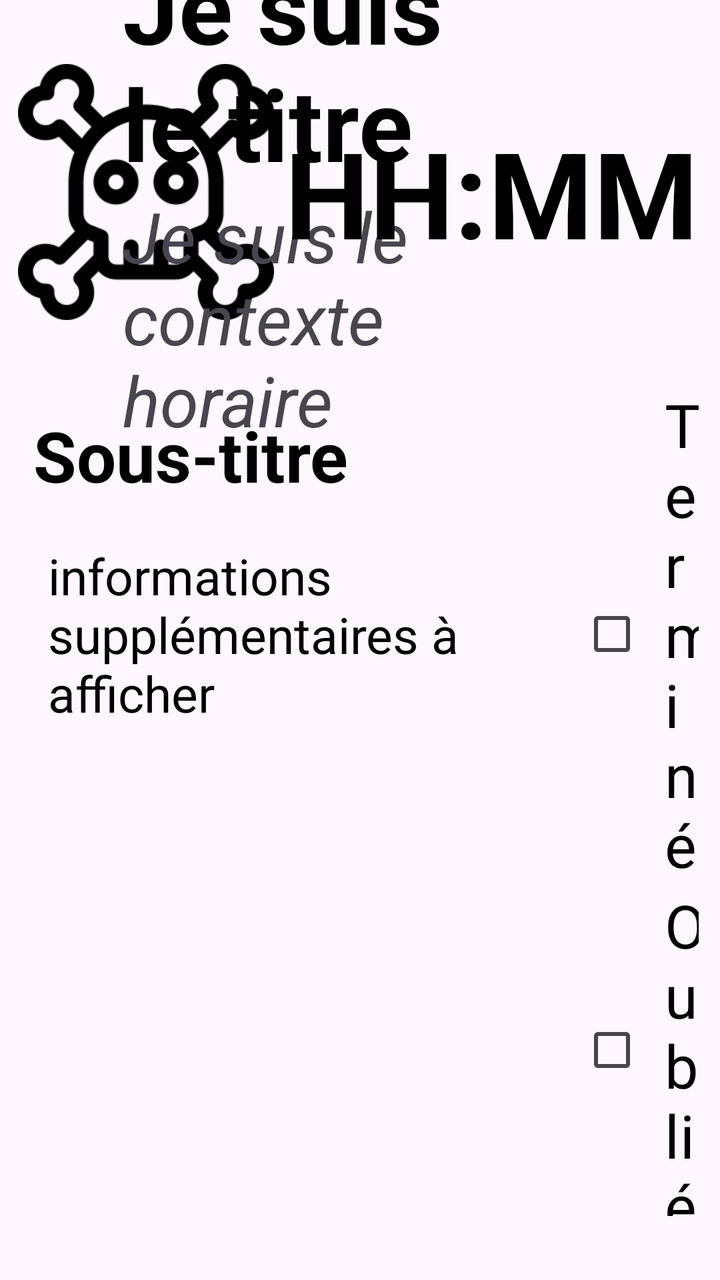
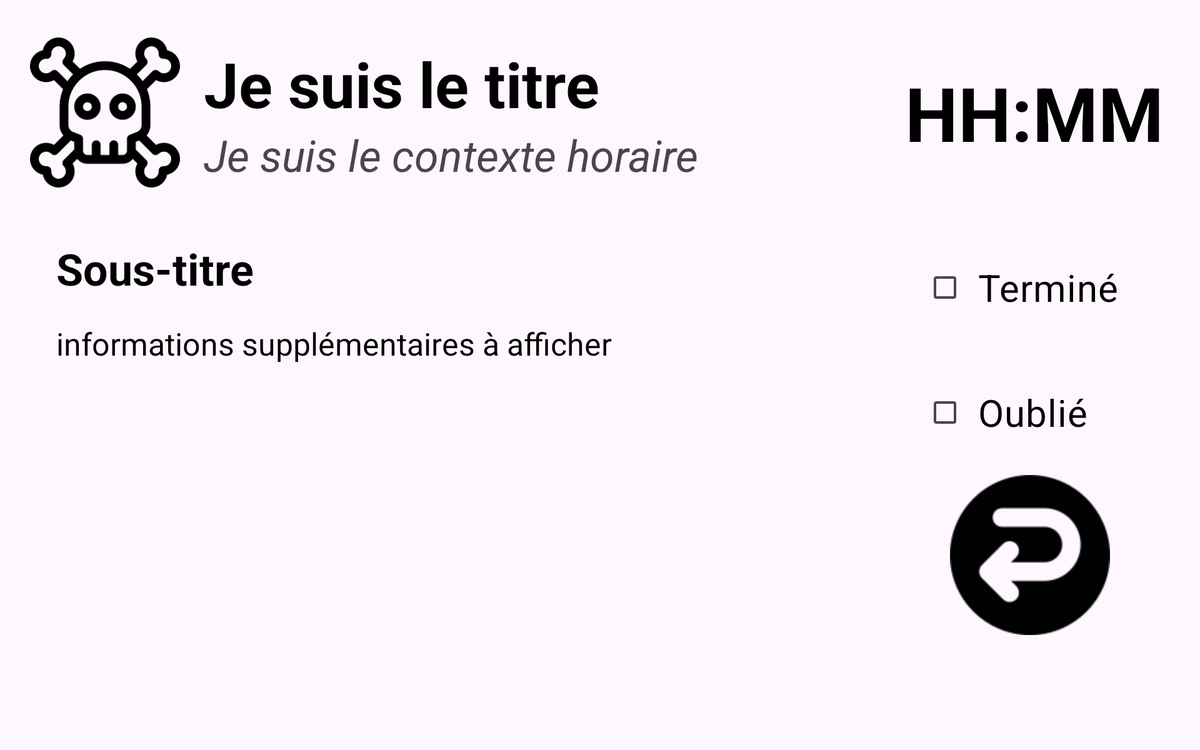

The same Android screen from two of the app's own layout files: first res/layout/ as a phone draws it, then the repository's variant for another configuration, drawn on a device whose configuration selects that folder. Both files follow.
<!-- AndroidManifest.xml: application theme Theme.TestPenseBeteAPI22 -->
<!-- res/layout/event_info_fragment.xml -->
<?xml version="1.0" encoding="utf-8"?>
<androidx.constraintlayout.widget.ConstraintLayout xmlns:android="http://schemas.android.com/apk/res/android"
    xmlns:app="http://schemas.android.com/apk/res-auto"
    xmlns:tools="http://schemas.android.com/tools"
    android:id="@+id/event_info_parent_layout"
    android:layout_width="match_parent"
    android:layout_height="match_parent"
    android:background="@drawable/event_shape"
    android:backgroundTint="@color/white"
    tools:context=".EventFragment">

    <ImageView
        android:id="@+id/event_info_icon"
        android:layout_width="0dp"
        android:layout_height="0dp"
        android:scaleType="fitCenter"
        android:src="@drawable/icone_1"
        app:layout_constraintDimensionRatio="1"
        app:layout_constraintBottom_toBottomOf="@id/bottom_title_guideline"
        app:layout_constraintTop_toTopOf="@id/top_title_guideline"
        app:layout_constraintStart_toStartOf="@id/start_info_guideline">
    </ImageView>

    <LinearLayout
        android:id="@+id/event_info_title_layout"
        android:layout_width="0dp"
        android:layout_height="wrap_content"
        android:layout_marginEnd="15dp"
        android:orientation="vertical"
        app:layout_constraintStart_toStartOf="@id/start_title_guideline"
        app:layout_constraintTop_toTopOf="@id/top_title_guideline"
        app:layout_constraintBottom_toBottomOf="@id/bottom_title_guideline"
        app:layout_constraintEnd_toEndOf="@id/end_info_guideline">
        <TextView
            android:id="@+id/event_info_title"
            android:layout_width="wrap_content"
            android:layout_height="wrap_content"
            android:text="Je suis le titre"
            android:textSize="50dp"
            android:textStyle="bold"
            android:textColor="@color/black">
        </TextView>
        <TextView
            android:id="@+id/event_info_hour_context"
            android:layout_width="wrap_content"
            android:layout_height="wrap_content"
            android:text="Je suis le contexte horaire"
            android:textSize="35dp"
            android:textStyle="italic">
        </TextView>
    </LinearLayout>

    <TextView
        android:id="@+id/event_info_hour"
        android:layout_width="wrap_content"
        android:layout_height="wrap_content"
        android:text="HH:MM"
        android:textSize="60dp"
        android:textStyle="bold"
        android:textColor="@color/black"

        app:layout_constraintEnd_toEndOf="@id/end_hour_guideline"
        app:layout_constraintTop_toTopOf="@id/top_title_guideline"
        app:layout_constraintBottom_toBottomOf="@id/bottom_title_guideline">
    </TextView>

    <androidx.constraintlayout.widget.ConstraintLayout
        android:id="@+id/event_info_info_layout"
        android:layout_width="0dp"
        android:layout_height="0dp"
        android:background="@drawable/event_shape"
        android:backgroundTint="@color/appointment_color_head"

        app:layout_constraintBottom_toBottomOf="@id/bottom_info_guideline"
        app:layout_constraintEnd_toEndOf="@id/end_info_guideline"
        app:layout_constraintStart_toStartOf="@id/start_info_guideline"
        app:layout_constraintTop_toTopOf="@id/top_info_guideline">

        <HorizontalScrollView
            android:id="@+id/subtitle_scrollview"
            android:layout_width="0dp"
            android:layout_height="wrap_content"
            android:orientation="horizontal"

            app:layout_constraintStart_toStartOf="@id/event_info_layout_start_guideline"
            app:layout_constraintTop_toTopOf="@id/event_info_layout_top_subtitle_guideline"
            app:layout_constraintEnd_toEndOf="@id/event_info_layout_end_guideline"
            app:layout_constraintHorizontal_bias="0">
            <TextView
                android:id="@+id/event_info_subtitle"
                android:layout_width="match_parent"
                android:layout_height="match_parent"
                android:text="Sous-titre"
                android:textColor="@color/black"
                android:textSize="35dp"
                android:textStyle="bold"

                ></TextView>
        </HorizontalScrollView>

        <ScrollView
            android:id="@+id/information_scrollview"
            android:layout_width="match_parent"
            android:layout_height="0dp"
            android:orientation="vertical"

            app:layout_constraintEnd_toEndOf="@id/event_info_layout_end_guideline"
            app:layout_constraintHorizontal_bias="0"
            app:layout_constraintStart_toStartOf="@id/event_info_layout_start_guideline"
            app:layout_constraintTop_toBottomOf="@id/subtitle_scrollview"
            app:layout_constraintBottom_toBottomOf="parent">

            <TextView
                android:id="@+id/event_info_informations"
                android:layout_width="match_parent"
                android:layout_height="match_parent"
                android:text="informations supplémentaires à afficher"
                android:textColor="@color/black"
                android:textSize="25dp"
                android:paddingStart="15dp"
                android:paddingEnd="15dp"
                android:paddingBottom="50dp"

                android:layout_marginTop="20dp"></TextView>
        </ScrollView>

        <androidx.constraintlayout.widget.Guideline
            android:id="@+id/event_info_layout_top_subtitle_guideline"
            android:layout_width="wrap_content"
            android:layout_height="wrap_content"
            android:orientation="horizontal"
            app:layout_constraintGuide_percent="0.03" />

        <androidx.constraintlayout.widget.Guideline
            android:id="@+id/event_info_layout_start_guideline"
            android:layout_width="wrap_content"
            android:layout_height="wrap_content"
            android:orientation="vertical"
            app:layout_constraintGuide_percent="0.03" />

        <androidx.constraintlayout.widget.Guideline
            android:id="@+id/event_info_layout_end_guideline"
            android:layout_width="wrap_content"
            android:layout_height="wrap_content"
            android:orientation="vertical"
            app:layout_constraintGuide_percent="0.97" />

    </androidx.constraintlayout.widget.ConstraintLayout>

    <LinearLayout
        android:layout_width="0dp"
        android:layout_height="0dp"
        android:orientation="vertical"
        android:paddingStart="20dp"

        app:layout_constraintEnd_toEndOf="@id/end_hour_guideline"
        app:layout_constraintTop_toTopOf="@id/top_info_guideline"
        app:layout_constraintStart_toStartOf="@id/end_info_guideline"
        app:layout_constraintBottom_toBottomOf="@id/bottom_info_guideline">

        <CheckBox
            android:id="@+id/event_confirmation_checkbox"
            android:layout_width="wrap_content"
            android:layout_height="wrap_content"
            android:text="@string/confirmation"
            android:textSize="30dp"
            android:textColor="@color/black"
            android:paddingStart="10dp">
        </CheckBox>

        <CheckBox
            android:id="@+id/forgotten_event_checkbox"
            android:layout_width="wrap_content"
            android:layout_height="wrap_content"
            android:text="@string/forgotten"
            android:textSize="30dp"
            android:textColor="@color/black"
            android:paddingStart="10dp">
        </CheckBox>

        <ImageButton
            android:id="@+id/navigation_back_button"
            android:layout_width="wrap_content"
            android:layout_height="wrap_content"
            android:layout_marginTop="0dp"
            android:layout_marginEnd="20dp"
            android:layout_marginStart="20dp"
            android:src="@drawable/flecheback"
            android:scaleType="fitCenter"
            android:background="@color/transparent"
            android:contentDescription="navigation pour sortir du fragment"

            >
        </ImageButton>

    </LinearLayout>

    <androidx.constraintlayout.widget.Guideline
        android:id="@+id/end_hour_guideline"
        android:layout_width="wrap_content"
        android:layout_height="wrap_content"
        android:orientation="vertical"
        app:layout_constraintGuide_percent="0.97" />

    <androidx.constraintlayout.widget.Guideline
        android:id="@+id/start_title_guideline"
        android:layout_width="wrap_content"
        android:layout_height="wrap_content"
        android:orientation="vertical"
        app:layout_constraintGuide_percent="0.17" />

    <androidx.constraintlayout.widget.Guideline
        android:id="@+id/start_info_guideline"
        android:layout_width="wrap_content"
        android:layout_height="wrap_content"
        android:orientation="vertical"
        app:layout_constraintGuide_percent="0.025" />

    <androidx.constraintlayout.widget.Guideline
        android:id="@+id/end_info_guideline"
        android:layout_width="wrap_content"
        android:layout_height="wrap_content"
        android:orientation="vertical"
        app:layout_constraintGuide_percent="0.75" />

    <androidx.constraintlayout.widget.Guideline
        android:id="@+id/top_title_guideline"
        android:layout_width="wrap_content"
        android:layout_height="wrap_content"
        android:orientation="horizontal"
        app:layout_constraintGuide_percent="0.05" />

    <androidx.constraintlayout.widget.Guideline
        android:id="@+id/bottom_title_guideline"
        android:layout_width="wrap_content"
        android:layout_height="wrap_content"
        android:orientation="horizontal"
        app:layout_constraintGuide_percent="0.25" />

    <androidx.constraintlayout.widget.Guideline
        android:id="@+id/bottom_info_guideline"
        android:layout_width="wrap_content"
        android:layout_height="wrap_content"
        android:orientation="horizontal"
        app:layout_constraintGuide_percent="0.95" />

    <androidx.constraintlayout.widget.Guideline
        android:id="@+id/top_info_guideline"
        android:layout_width="wrap_content"
        android:layout_height="wrap_content"
        android:orientation="horizontal"
        app:layout_constraintGuide_percent="0.3" />

</androidx.constraintlayout.widget.ConstraintLayout>
<!-- resources referenced by this layout -->
<resources>
  <color name="appointment_color_head">#FF6F88FF</color>
  <color name="black">#FF000000</color>
  <color name="transparent">#00000000</color>
  <color name="white">#FFFFFFFF</color>
  <!-- drawable flecheback: png bitmap (drawable, 5416 bytes) -->
  <!-- drawable icone_1: png bitmap (drawable, 9444 bytes) -->
  <string name="confirmation">Terminé</string>
  <string name="forgotten">Oublié</string>
  <style name="Theme.TestPenseBeteAPI22" parent="Base.Theme.TestPenseBeteAPI22" />
  <style name="Base.Theme.TestPenseBeteAPI22" parent="Theme.Material3.DayNight.NoActionBar">
          
          
      </style>
</resources>
<!-- res/layout-sw600dp-land/event_info_fragment.xml (the repository's variant of the layout above) -->
<!-- drawn on a 7-inch tablet turned sideways -->
<?xml version="1.0" encoding="utf-8"?>
<androidx.constraintlayout.widget.ConstraintLayout xmlns:android="http://schemas.android.com/apk/res/android"
    xmlns:app="http://schemas.android.com/apk/res-auto"
    xmlns:tools="http://schemas.android.com/tools"
    android:id="@+id/event_info_parent_layout"
    android:layout_width="match_parent"
    android:layout_height="match_parent"
    android:background="@drawable/event_shape"
    android:backgroundTint="@color/white"
    tools:context=".EventFragment">

    <ImageView
        android:id="@+id/event_info_icon"
        android:layout_width="0dp"
        android:layout_height="0dp"
        android:scaleType="fitCenter"
        android:src="@drawable/icone_1"
        app:layout_constraintDimensionRatio="1"

        app:layout_constraintBottom_toBottomOf="@id/bottom_title_guideline"
        app:layout_constraintTop_toTopOf="@id/top_title_guideline"
        app:layout_constraintStart_toStartOf="@id/start_info_guideline">
    </ImageView>

    <LinearLayout
        android:id="@+id/event_info_title_layout"
        android:layout_width="0dp"
        android:layout_height="wrap_content"
        android:layout_marginEnd="15dp"
        android:orientation="vertical"

        app:layout_constraintStart_toStartOf="@id/start_title_guideline"
        app:layout_constraintTop_toTopOf="@id/top_title_guideline"
        app:layout_constraintBottom_toBottomOf="@id/bottom_title_guideline"
        app:layout_constraintEnd_toEndOf="@id/end_info_guideline">
        <TextView
            android:id="@+id/event_info_title"
            android:layout_width="wrap_content"
            android:layout_height="wrap_content"
            android:text="Je suis le titre"
            android:textSize="50dp"
            android:textStyle="bold"
            android:textColor="@color/black">
        </TextView>
        <TextView
            android:id="@+id/event_info_hour_context"
            android:layout_width="wrap_content"
            android:layout_height="wrap_content"
            android:text="Je suis le contexte horaire"
            android:textSize="35dp"
            android:textStyle="italic">
        </TextView>
    </LinearLayout>

    <TextView
        android:id="@+id/event_info_hour"
        android:layout_width="wrap_content"
        android:layout_height="wrap_content"
        android:text="HH:MM"
        android:textSize="60dp"
        android:textStyle="bold"
        android:textColor="@color/black"

        app:layout_constraintEnd_toEndOf="@id/end_hour_guideline"
        app:layout_constraintTop_toTopOf="@id/top_title_guideline"
        app:layout_constraintBottom_toBottomOf="@id/bottom_title_guideline">
    </TextView>

    <androidx.constraintlayout.widget.ConstraintLayout
        android:id="@+id/event_info_info_layout"
        android:layout_width="0dp"
        android:layout_height="0dp"
        android:background="@drawable/event_shape"
        android:backgroundTint="@color/appointment_color_head"

        app:layout_constraintBottom_toBottomOf="@id/bottom_info_guideline"
        app:layout_constraintEnd_toEndOf="@id/end_info_guideline"
        app:layout_constraintStart_toStartOf="@id/start_info_guideline"
        app:layout_constraintTop_toTopOf="@id/top_info_guideline">

        <TextView
            android:id="@+id/event_info_subtitle"
            android:layout_width="0dp"
            android:layout_height="wrap_content"
            android:text="Sous-titre"
            android:textColor="@color/black"
            android:textSize="35dp"
            android:textStyle="bold"

            app:layout_constraintStart_toStartOf="@id/event_info_layout_start_guideline"
            app:layout_constraintTop_toTopOf="@id/event_info_layout_top_subtitle_guideline"
            app:layout_constraintEnd_toEndOf="@id/event_info_layout_end_guideline"
            app:layout_constraintHorizontal_bias="0"></TextView>

        <TextView
            android:id="@+id/event_info_informations"
            android:layout_width="0dp"
            android:layout_height="wrap_content"
            android:text="informations supplémentaires à afficher"
            android:textColor="@color/black"
            android:textSize="25dp"

            android:layout_marginTop="20dp"
            app:layout_constraintEnd_toEndOf="@id/event_info_layout_end_guideline"
            app:layout_constraintHorizontal_bias="0"
            app:layout_constraintStart_toStartOf="@id/event_info_layout_start_guideline"
            app:layout_constraintTop_toBottomOf="@id/event_info_subtitle"></TextView>

        <androidx.constraintlayout.widget.Guideline
            android:id="@+id/event_info_layout_top_subtitle_guideline"
            android:layout_width="wrap_content"
            android:layout_height="wrap_content"
            android:orientation="horizontal"
            app:layout_constraintGuide_percent="0.03" />

        <androidx.constraintlayout.widget.Guideline
            android:id="@+id/event_info_layout_start_guideline"
            android:layout_width="wrap_content"
            android:layout_height="wrap_content"
            android:orientation="vertical"
            app:layout_constraintGuide_percent="0.03" />

        <androidx.constraintlayout.widget.Guideline
            android:id="@+id/event_info_layout_end_guideline"
            android:layout_width="wrap_content"
            android:layout_height="wrap_content"
            android:orientation="vertical"
            app:layout_constraintGuide_percent="0.97" />

    </androidx.constraintlayout.widget.ConstraintLayout>

    <LinearLayout
        android:layout_width="0dp"
        android:layout_height="0dp"
        android:orientation="vertical"
        android:paddingStart="20dp"

        app:layout_constraintEnd_toEndOf="@id/end_hour_guideline"
        app:layout_constraintTop_toTopOf="@id/top_info_guideline"
        app:layout_constraintStart_toStartOf="@id/end_info_guideline"
        app:layout_constraintBottom_toBottomOf="@id/bottom_info_guideline">

        <CheckBox
            android:id="@+id/event_confirmation_checkbox"
            android:layout_width="wrap_content"
            android:layout_height="100dp"
            android:text="Terminé"
            android:textSize="30dp"
            android:textColor="@color/black"
            android:paddingStart="10dp">
        </CheckBox>

        <CheckBox
            android:id="@+id/forgotten_event_checkbox"
            android:layout_width="wrap_content"
            android:layout_height="100dp"
            android:text="Oublié"
            android:textSize="30dp"
            android:textColor="@color/black"
            android:paddingStart="10dp">
        </CheckBox>

        <ImageButton
            android:id="@+id/navigation_back_button"
            android:layout_width="wrap_content"
            android:layout_height="wrap_content"
            android:layout_marginTop="0dp"
            android:layout_marginEnd="20dp"
            android:layout_marginStart="20dp"
            android:src="@drawable/flecheback"
            android:scaleType="fitCenter"
            android:background="@color/transparent"
            android:contentDescription="navigation pour sortir du fragment"

            >
        </ImageButton>

    </LinearLayout>

    <androidx.constraintlayout.widget.Guideline
        android:id="@+id/end_hour_guideline"
        android:layout_width="wrap_content"
        android:layout_height="wrap_content"
        android:orientation="vertical"
        app:layout_constraintGuide_percent="0.97" />

    <androidx.constraintlayout.widget.Guideline
        android:id="@+id/start_title_guideline"
        android:layout_width="wrap_content"
        android:layout_height="wrap_content"
        android:orientation="vertical"
        app:layout_constraintGuide_percent="0.17" />

    <androidx.constraintlayout.widget.Guideline
        android:id="@+id/start_info_guideline"
        android:layout_width="wrap_content"
        android:layout_height="wrap_content"
        android:orientation="vertical"
        app:layout_constraintGuide_percent="0.025" />

    <androidx.constraintlayout.widget.Guideline
        android:id="@+id/end_info_guideline"
        android:layout_width="wrap_content"
        android:layout_height="wrap_content"
        android:orientation="vertical"
        app:layout_constraintGuide_percent="0.75" />

    <androidx.constraintlayout.widget.Guideline
        android:id="@+id/top_title_guideline"
        android:layout_width="wrap_content"
        android:layout_height="wrap_content"
        android:orientation="horizontal"
        app:layout_constraintGuide_percent="0.05" />

    <androidx.constraintlayout.widget.Guideline
        android:id="@+id/bottom_title_guideline"
        android:layout_width="wrap_content"
        android:layout_height="wrap_content"
        android:orientation="horizontal"
        app:layout_constraintGuide_percent="0.25" />

    <androidx.constraintlayout.widget.Guideline
        android:id="@+id/bottom_info_guideline"
        android:layout_width="wrap_content"
        android:layout_height="wrap_content"
        android:orientation="horizontal"
        app:layout_constraintGuide_percent="0.95" />

    <androidx.constraintlayout.widget.Guideline
        android:id="@+id/top_info_guideline"
        android:layout_width="wrap_content"
        android:layout_height="wrap_content"
        android:orientation="horizontal"
        app:layout_constraintGuide_percent="0.3" />

</androidx.constraintlayout.widget.ConstraintLayout>
<!-- resources referenced by the variant -->
<!-- as a 7-inch tablet turned sideways resolves them -->
<resources>
  <color name="appointment_color_head">#FF6F88FF</color>
  <color name="black">#FF000000</color>
  <color name="transparent">#00000000</color>
  <color name="white">#FFFFFFFF</color>
  <!-- drawable flecheback: png bitmap (drawable, 5416 bytes) -->
  <!-- drawable icone_1: png bitmap (drawable, 9444 bytes) -->
  <style name="Theme.TestPenseBeteAPI22" parent="Base.Theme.TestPenseBeteAPI22" />
  <style name="Base.Theme.TestPenseBeteAPI22" parent="Theme.Material3.DayNight.NoActionBar">
          
          
      </style>
</resources>
